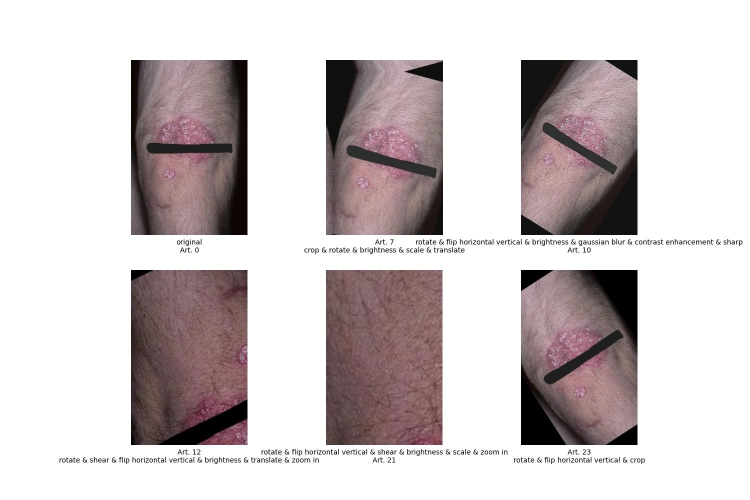
#> input picture data/articles_used_data_augmentations_techniques_1.jpg, 1500 x 1000 px (shown at 1/2 size); its folder holds only this picture in this run
$ python -i contrast_enhancement__sharpness.py   (imports and definitions only)
#> lines starting #> are read from the running program, lines starting #| are printed output that depends on the picture
import cv2
import logging
import numpy as np
from pathlib import Path
import re
import shutil
import sys

project_root = Path(__file__).resolve().parent.parent
sys.path.append(str(project_root))

from config import DATASETS_CONFIGURATION_DEFAULT, dataset_45_imgs_no_augmentations, dataset_63_imgs_no_augmentations
from dataset_utils import DATASET_PATTERN, DATASETS_DIR, load_dataset


logger = logging.getLogger(__name__)
# [2 lines not run here, left out]

DATA_AUGMENTATIONS_NAME = "contrast_enhancement__sharp"


def contrast_enhance__sharp(image_path: Path):
    logger.info("Contrast enhance and sharp %s", image_path)

    image = cv2.imread(image_path)
#> image is the input picture: shape (1000, 1500, 3); mean B, G, R 201, 200.2, 207.8

    ##########################
    # Sharp
    ##########################
    kernel = np.array([[0, -1, 0], [-1, 5, -1], [0, -1, 0]])
    sharpened_image = cv2.filter2D(image, -1, kernel)

    ##########################
    # Contrast enhancement
    ##########################
    lab = cv2.cvtColor(sharpened_image, cv2.COLOR_BGR2LAB)
#> lab: shape (1000, 1500, 3); mean of channels 0, 1, 2 203.5, 131, 128.7
    l, a, b = cv2.split(lab)
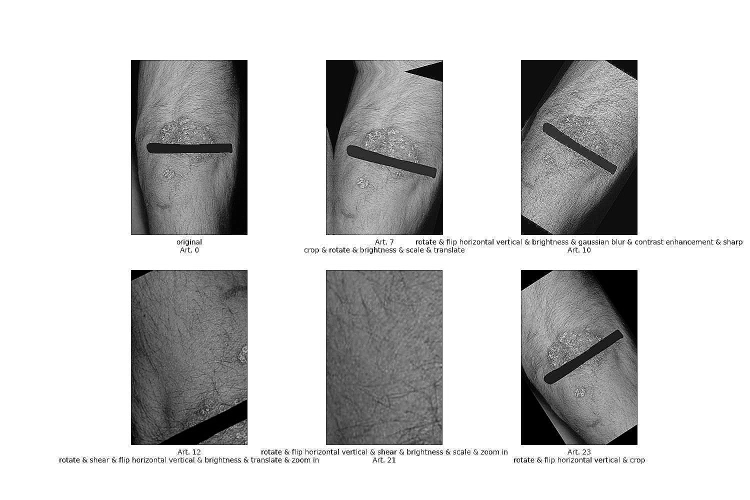
#> l: shape (1000, 1500) (shown at 1/2 size); min 0, max 255, mean 203.5
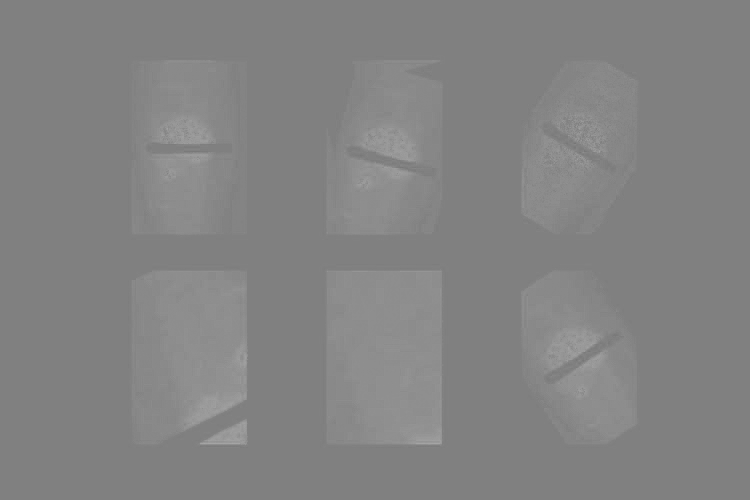
#> a: shape (1000, 1500) (shown at 1/2 size); min 114, max 168, mean 131
    l = cv2.equalizeHist(l)
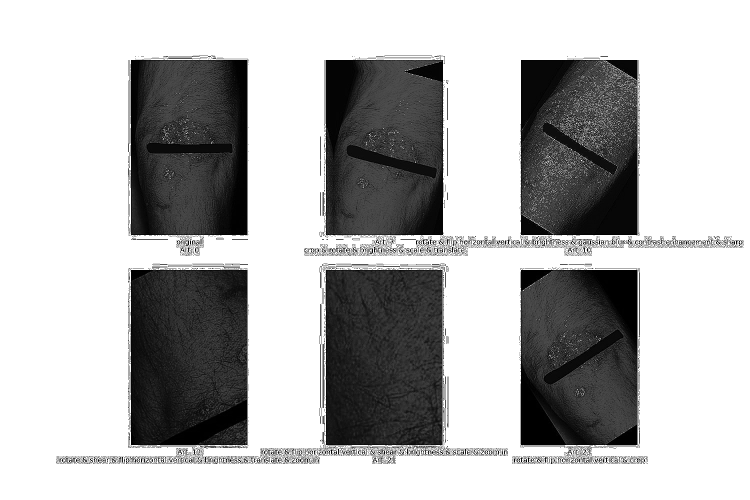
#> l: shape (1000, 1500) (shown at 1/2 size); min 0, max 255, mean 180.9
    enhanced_image = cv2.merge((l, a, b))
#> enhanced_image: shape (1000, 1500, 3); mean of channels 0, 1, 2 180.9, 131, 128.7
    enhanced_image = cv2.cvtColor(enhanced_image, cv2.COLOR_LAB2BGR)
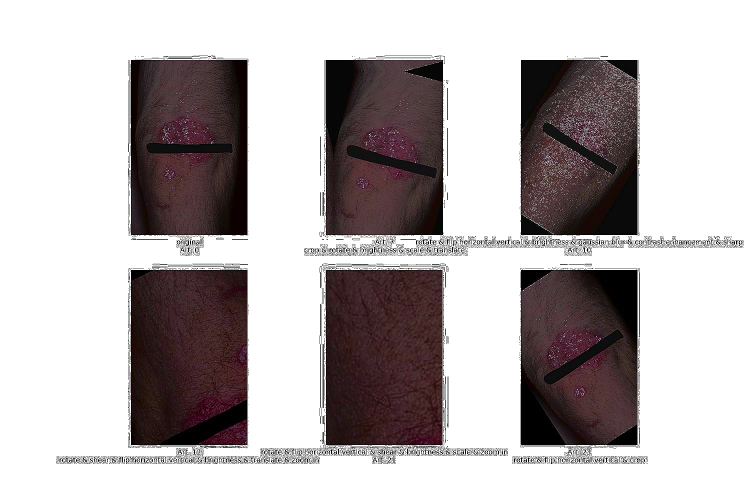
#> enhanced_image: shape (1000, 1500, 3) (shown at 1/2 size); mean B, G, R 179.4, 178.7, 185

    cv2.imwrite(str(image_path), sharpened_image)


# [34 lines not run here, left out]

>>> result = contrast_enhance__sharp('../data/articles_used_data_augmentations_techniques_1.jpg')

$ run again, on data/articles_used_pre_processing_techniques_1.jpg
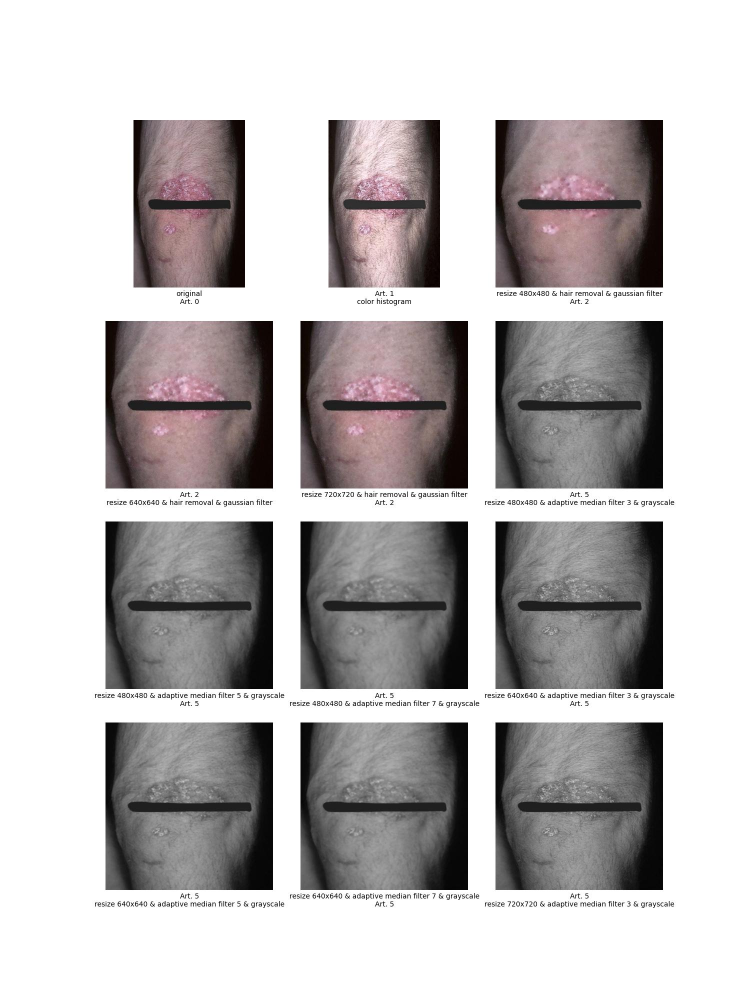
#> input picture data/articles_used_pre_processing_techniques_1.jpg, 1500 x 2000 px (shown at 1/2 size)
#> in contrast_enhance__sharp, image is the input picture: shape (2000, 1500, 3); mean B, G, R 187.6, 187.3, 190.6
#> lab: shape (2000, 1500, 3); mean of channels 0, 1, 2 190, 129.3, 128.3
#> in contrast_enhance__sharp, `l, a, b = cv2.split(lab)`:
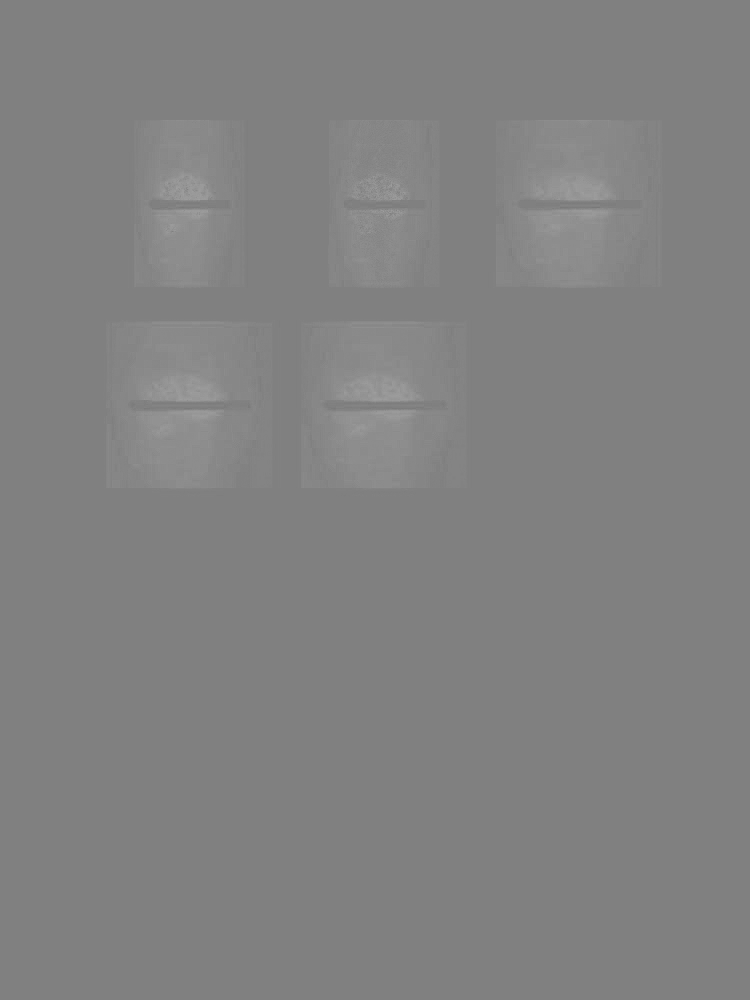
#> a: shape (2000, 1500) (shown at 1/2 size); min 116, max 166, mean 129.3
#> in contrast_enhance__sharp, `l = cv2.equalizeHist(l)`:
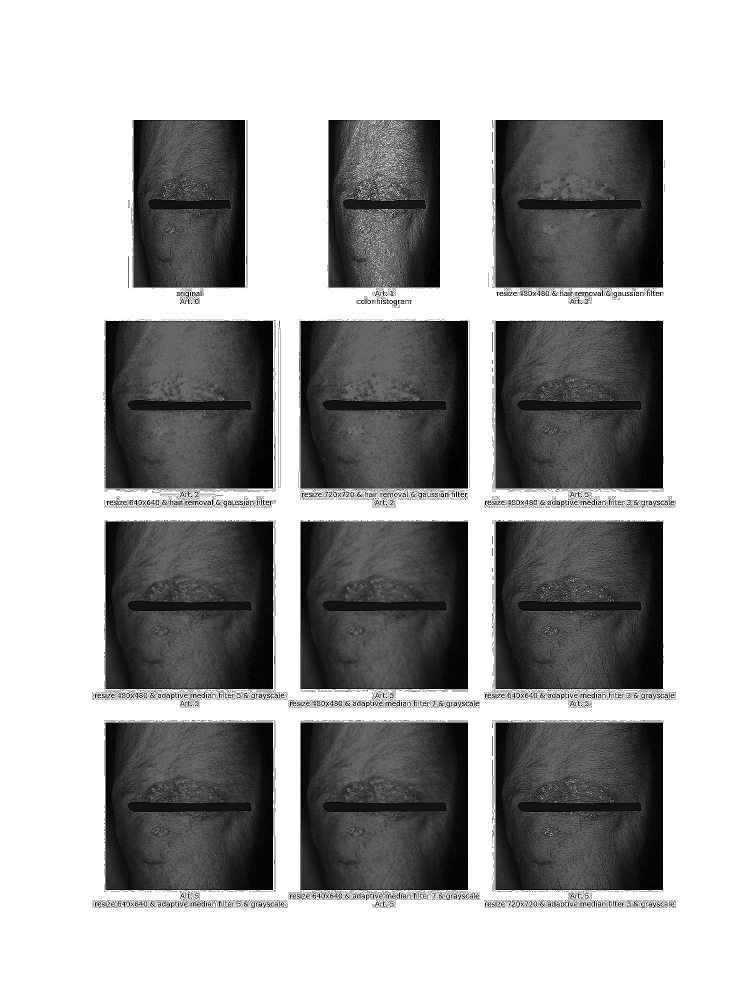
#> l: shape (2000, 1500) (shown at 1/2 size); min 0, max 255, mean 167.2

$ run again, on data/articles_used_pre_processing_techniques_2.jpg
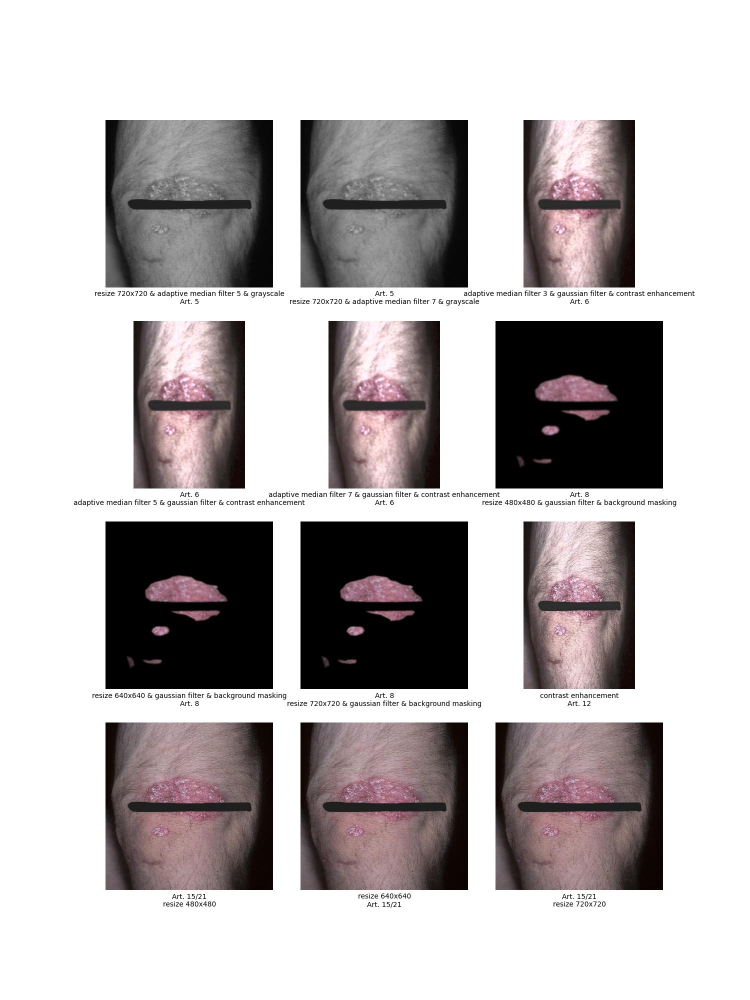
#> input picture data/articles_used_pre_processing_techniques_2.jpg, 1500 x 2000 px (shown at 1/2 size)
#> in contrast_enhance__sharp, image is the input picture: shape (2000, 1500, 3); mean B, G, R 182.8, 182.2, 187
#> lab: shape (2000, 1500, 3); mean of channels 0, 1, 2 184.5, 129.9, 128.4
#> in contrast_enhance__sharp, `l, a, b = cv2.split(lab)`:
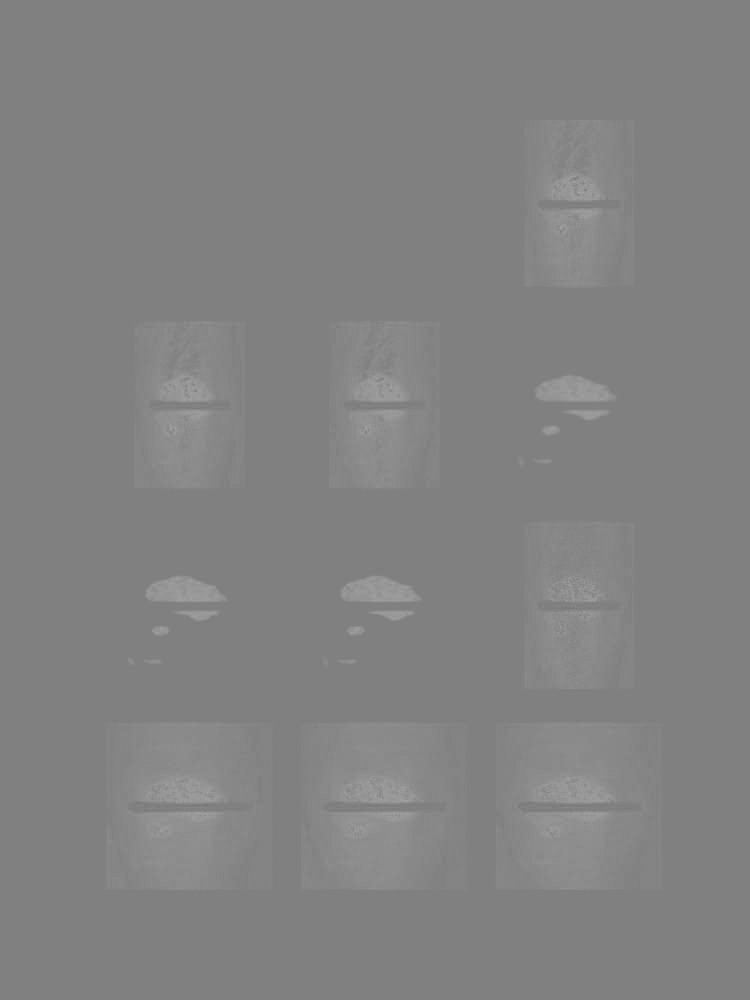
#> a: shape (2000, 1500) (shown at 1/2 size); min 112, max 167, mean 129.9
#> in contrast_enhance__sharp, `l = cv2.equalizeHist(l)`:
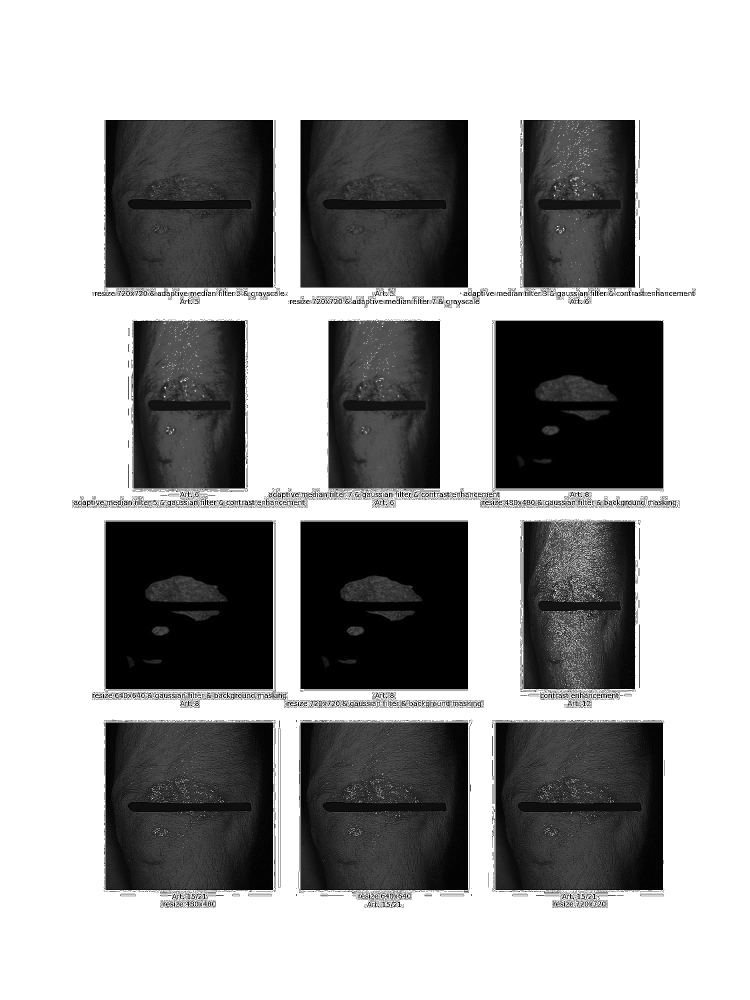
#> l: shape (2000, 1500) (shown at 1/2 size); min 0, max 255, mean 163.3

$ run again, on data/articles_used_pre_processing_techniques_3.jpg
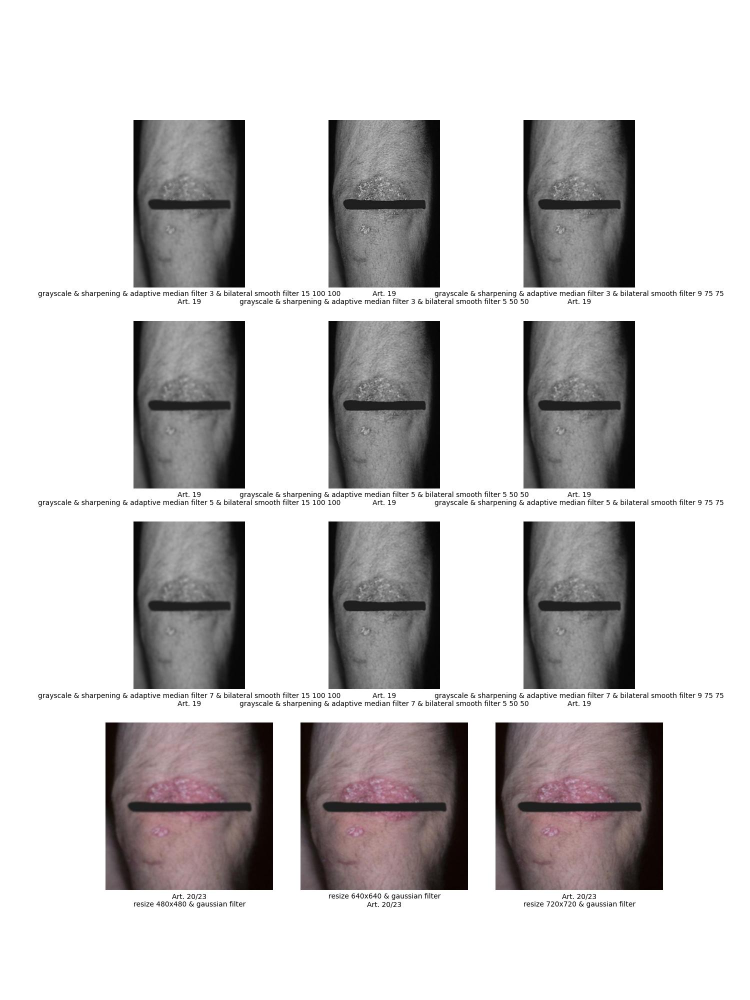
#> input picture data/articles_used_pre_processing_techniques_3.jpg, 1500 x 2000 px (shown at 1/2 size)
#> in contrast_enhance__sharp, image is the input picture: shape (2000, 1500, 3); mean B, G, R 199.5, 199.3, 201.6
#> lab: shape (2000, 1500, 3); mean of channels 0, 1, 2 201.3, 129, 128.2
#> in contrast_enhance__sharp, `l, a, b = cv2.split(lab)`:
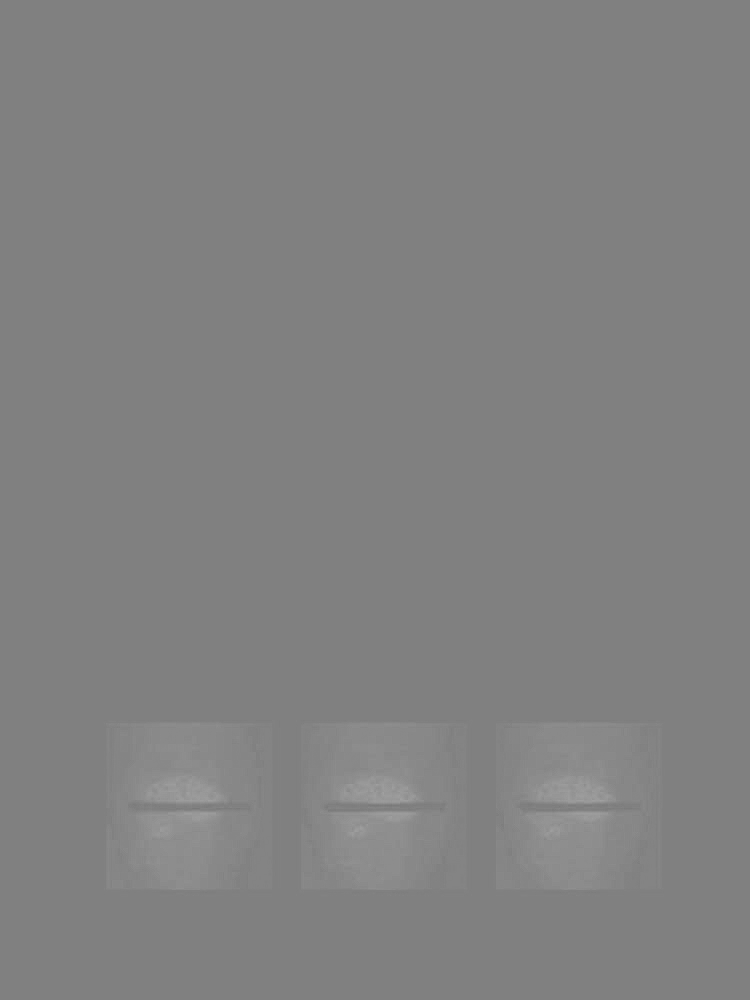
#> a: shape (2000, 1500) (shown at 1/2 size); min 117, max 163, mean 129
#> in contrast_enhance__sharp, `l = cv2.equalizeHist(l)`:
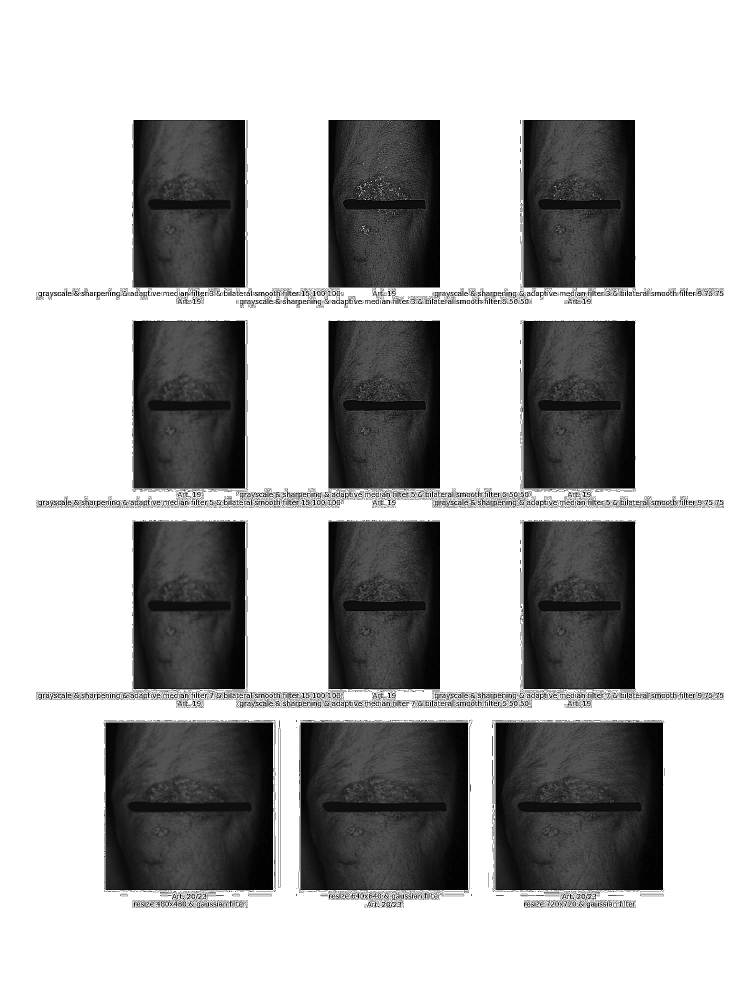
#> l: shape (2000, 1500) (shown at 1/2 size); min 0, max 255, mean 179.8
